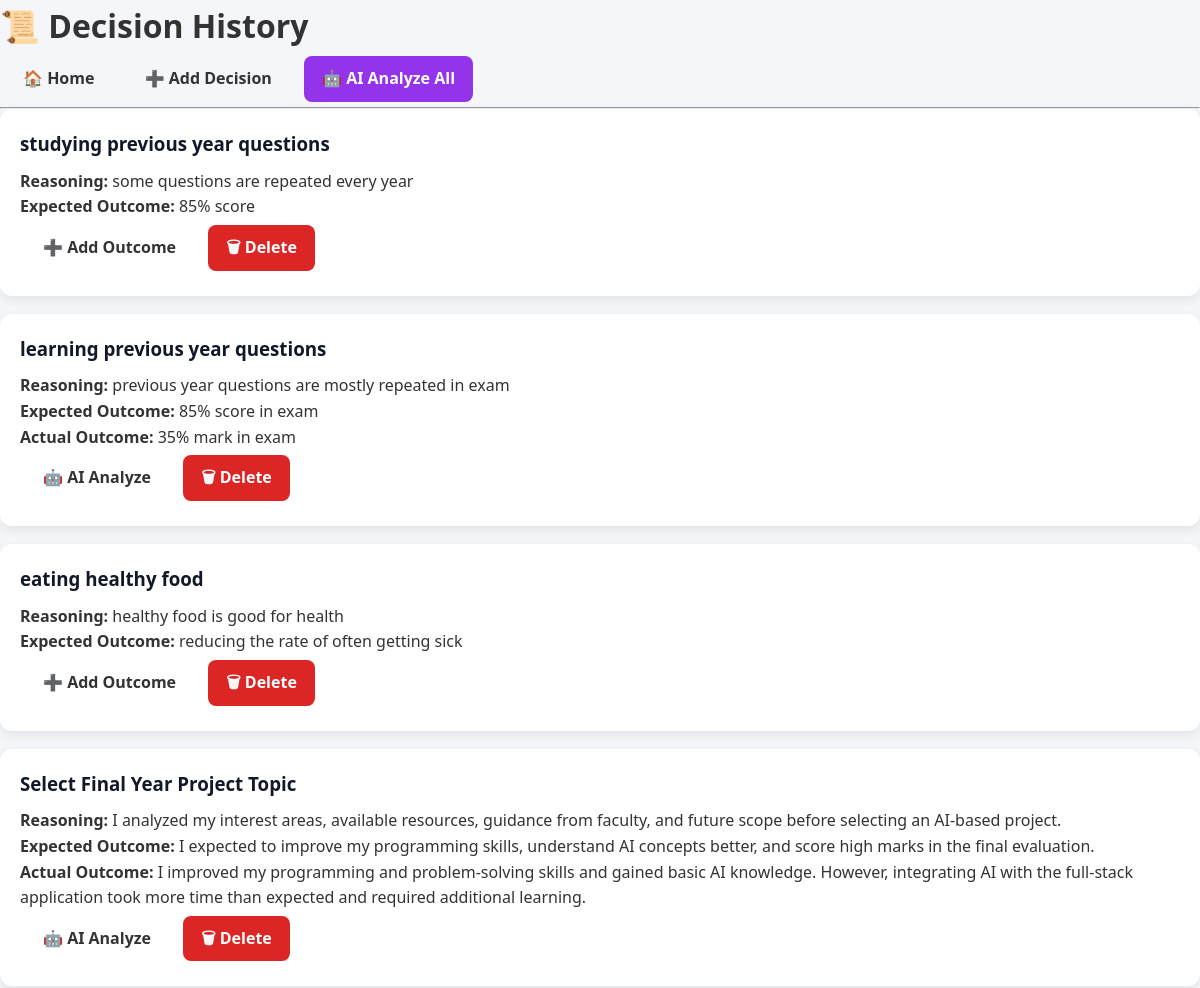
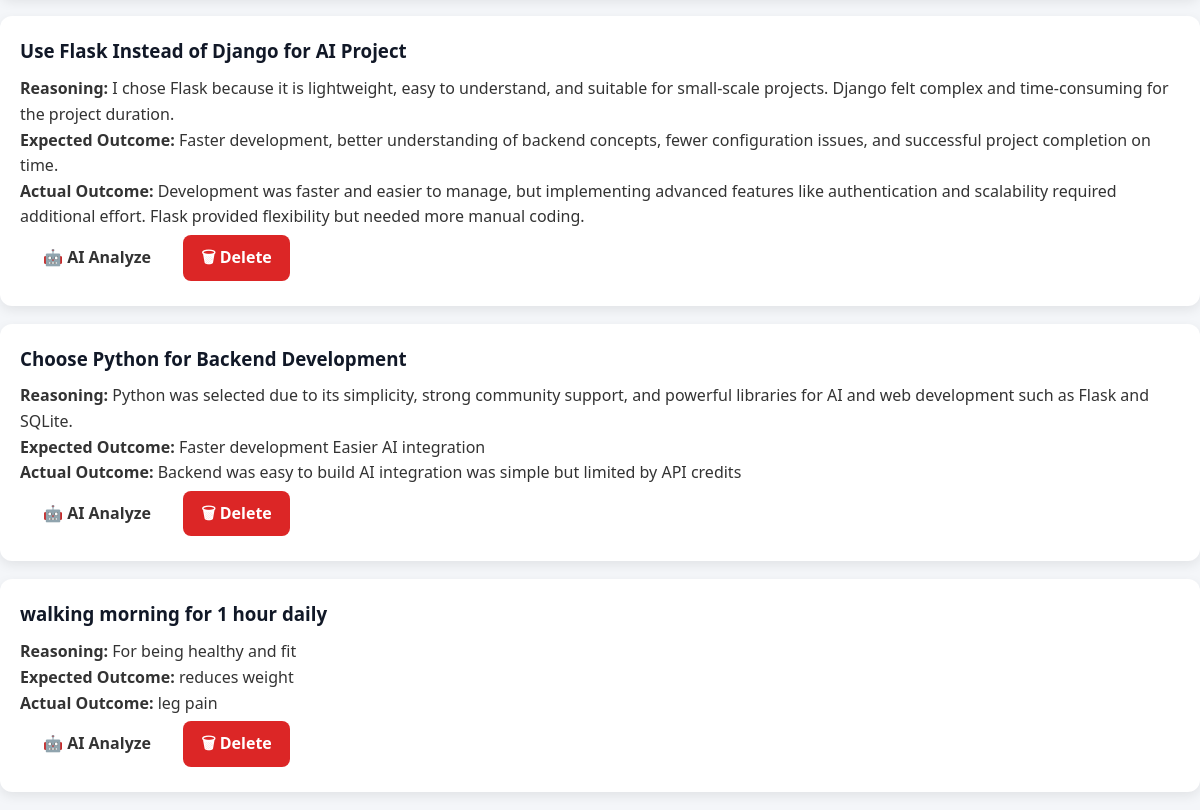
The app's page /history with its own data (2 pictures, top to bottom).
### tables this page shows
CREATE TABLE decisions (
id INTEGER PRIMARY KEY AUTOINCREMENT,
title TEXT,
reasoning TEXT,
expected_outcome TEXT,
actual_outcome TEXT,
ai_analysis TEXT
);

### app.py (the view)
@app.route("/history")
def history():
    conn = get_db_connection()
    decisions = conn.execute("SELECT * FROM decisions").fetchall()
    conn.close()
    return render_template("history.html", decisions=decisions)

### app.py (called while the page is built)
def get_db_connection():
    conn = sqlite3.connect("database.db")
    conn.row_factory = sqlite3.Row
    return conn

### templates/history.html (shortened to what this page needs)
<!DOCTYPE html>
<html>
<head>
    <link rel="stylesheet" href="{{ url_for('static', filename='style.css') }}">
</head>
<body>
<div class="container">
    <h1>📜 Decision History</h1>
    <div class="btn-group">
        <a href="/" class="btn">🏠 Home</a>
        <a href="/add-decision" class="btn">➕ Add Decision</a>
        <a href="/analyze-all" class="btn ai">🤖 AI Analyze All</a>
    </div>
    <hr>
    {% for d in decisions %}
    <div class="card">
        <h3>{{ d['title'] }}</h3>
        <p><b>Reasoning:</b> {{ d['reasoning'] }}</p>
        <p><b>Expected Outcome:</b> {{ d['expected_outcome'] }}</p>
        {% if d['actual_outcome'] %}
            <p><b>Actual Outcome:</b> {{ d['actual_outcome'] }}</p>
            <div class="btn-group">
                <a href="{{ url_for('analyze_single', decision_id=d['id']) }}" class="btn info">🤖 AI Analyze</a>
                <a href="{{ url_for('delete_decision', decision_id=d['id']) }}" class="btn danger" onclick="return confirm('Delete this decision?');">🗑 Delete</a>
            </div>
        {% else %}
            <a href="{{ url_for('add_outcome', decision_id=d['id']) }}" class="btn">➕ Add Outcome</a>
            <a href="{{ url_for('delete_decision', decision_id=d['id']) }}" class="btn danger" onclick="return confirm('Delete this decision?');">🗑 Delete</a>
        {% endif %}
    </div>
    {% endfor %}
</div>
</body>
</html>

### static/style.css (style rules this page uses)
* { margin: 0; padding: 0; box-sizing: border-box; font-family: "Segoe UI", Arial, sans-serif; }
body { background: #f4f6f9; color: #333; line-height: 1.6; }
.btn { display: inline-block; padding: 10px 18px; border-radius: 8px; text-decoration: none; font-weight: 600; margin: 5px; transition: all 0.3s ease; border: none; cursor: pointer; }
.btn.ai { background: #9333ea; color: #fff; }
.btn.danger { background: #dc2626; color: #fff; }
.card { background: #ffffff; border-radius: 12px; padding: 20px; margin-bottom: 18px; box-shadow: 0 4px 12px rgba(0,0,0,0.08); }
.card h3 { margin-bottom: 10px; color: #111827; }
a { color: inherit; }

### records on screen
decisions: title "studying previous year questions", reasoning "some questions are repeated every year", expected_outcome "85% score"
decisions: title "learning previous year questions", reasoning "previous year questions are mostly repeated in exam", expected_outcome "85% score in exam", actual_outcome "35% mark in exam"
decisions: title "eating healthy food", reasoning "healthy food is good for health", expected_outcome "reducing the rate of often getting sick"
decisions: title "Select Final Year Project Topic", reasoning "I analyzed my interest areas, available resources, guidance from faculty, and future scope before selecting an AI-based project.", expected_outcome "I expected to improve my programming skills, understand AI concepts better, and score high marks in the final evaluation.", actual_outcome "I improved my programming and problem-solving skills and gained basic AI knowledge. However, integrating AI with the full-stack application took more time than expected and required additional learning."
decisions: title "Use Flask Instead of Django for AI Project", reasoning "I chose Flask because it is lightweight, easy to understand, and suitable for small-scale projects. Django felt complex and time-consuming for the project duration.", expected_outcome "Faster development, better understanding of backend concepts, fewer configuration issues, and successful project completion on time.", actual_outcome "Development was faster and easier to manage, but implementing advanced features like authentication and scalability required additional effort. Flask provided flexibility but needed more manual coding."
decisions: title "Choose Python for Backend Development", reasoning "Python was selected due to its simplicity, strong community support, and powerful libraries for AI and web development such as Flask and SQLite.", expected_outcome "Faster development Easier AI integration", actual_outcome "Backend was easy to build AI integration was simple but limited by API credits"
decisions: title "walking morning for 1 hour daily", reasoning "For being healthy and fit", expected_outcome "reduces weight", actual_outcome "leg pain"
